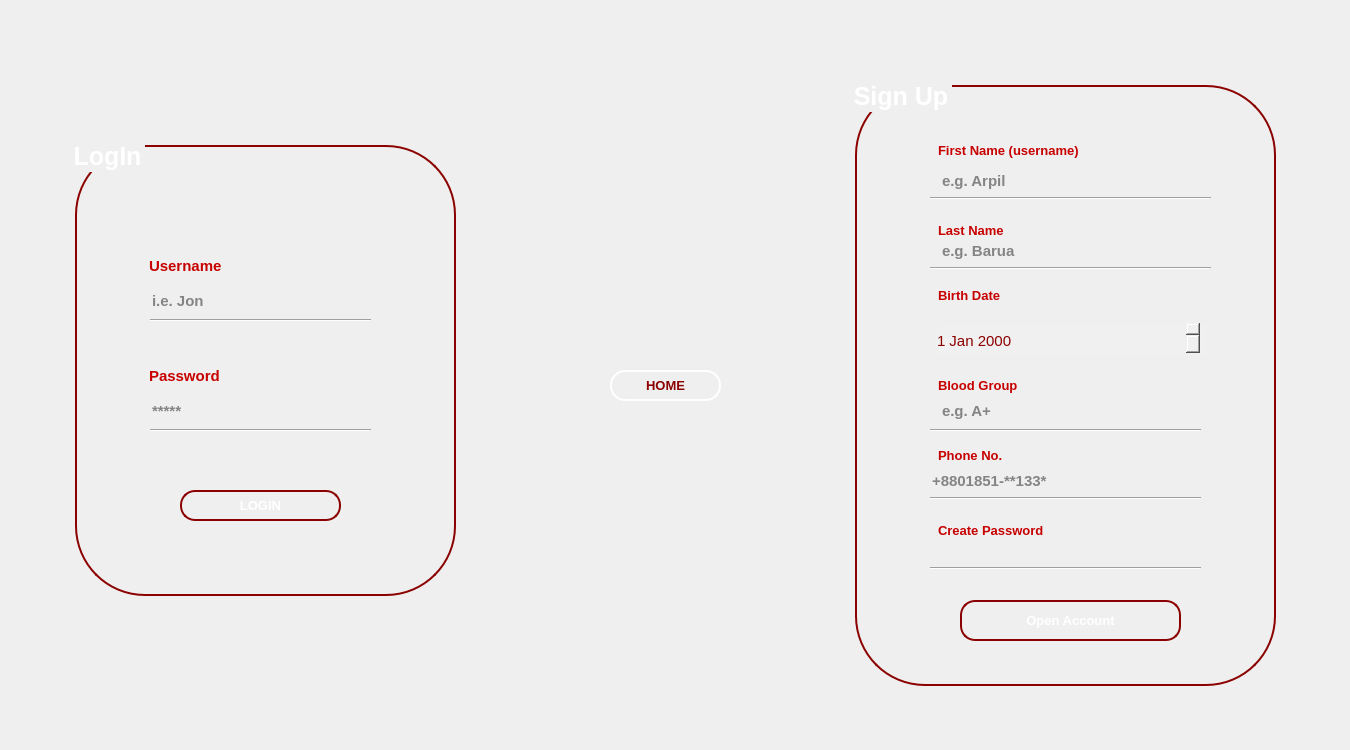
<?xml version="1.0" encoding="UTF-8"?>
<ui version="4.0">
 <class>MainWindow</class>
 <widget class="QMainWindow" name="MainWindow">
  <property name="geometry">
   <rect>
    <x>0</x>
    <y>0</y>
    <width>1350</width>
    <height>750</height>
   </rect>
  </property>
  <property name="windowTitle">
   <string>MainWindow</string>
  </property>
  <property name="styleSheet">
   <string notr="true">QDateEdit{
border:none;
border-radius:10px;
color:white;
background:#8b0000;
font-family: &quot;Roboto&quot;,sans-serif;

font-size:5px;
font-weight:lighter;

border-top-right-radius: 6px;
border-bottom-right-radius: 30px;

 font-size: 15px;

 text-align: center;

 margin: 5px;
 font-family: &quot;Roboto&quot;,sans-serif;
}

QGroupBox{
border:2px solid #8b0000;
border-radius:70px;
font-size: 15px;
color: white;
text-align: center;
font-weight: bold;
margin: 5px;
font-family: &quot;Roboto&quot;,sans-serif;
}


QLabel{
    font-size: 13px;
   color:#c70000;
    text-align: center;
    font-weight: 600;
    margin: 5px;
    
    font-family: &quot;Roboto&quot;,sans-serif;
}

QLineEdit{
outline: none;
   border:none;
font-family: &quot;Roboto&quot;,sans-serif;
color: #1a1a1a;
font-size:15px;
font-weight: 200;
font-weight:bold;
    padding:20px 10px;
    
    width: 20%;
    background: transparent;

}


QPushButton{
color:white;
font-weight:bold;
font-size:13px;
background-color:transparent;
border:2px solid #8b0000;
border-radius:15px;

}

QPushButton:hover{
color:white;
background:#8b0000;
border:2px solid white;
border-radius:15px;

}
</string>
  </property>
  <widget class="QWidget" name="centralwidget">
   <property name="styleSheet">
    <string notr="true">#centralwidget{
	border-image: url(:/images/login3.jpeg);
	background-size:cover;
}</string>
   </property>
   <widget class="QGroupBox" name="groupBox">
    <property name="geometry">
     <rect>
      <x>70</x>
      <y>140</y>
      <width>391</width>
      <height>461</height>
     </rect>
    </property>
    <property name="styleSheet">
     <string notr="true">#groupBox{
font-size:25px;
}</string>
    </property>
    <property name="title">
     <string>LogIn</string>
    </property>
    <widget class="QLineEdit" name="login_username">
     <property name="geometry">
      <rect>
       <x>70</x>
       <y>150</y>
       <width>221</width>
       <height>21</height>
      </rect>
     </property>
     <property name="placeholderText">
      <string>i.e. Jon</string>
     </property>
    </widget>
    <widget class="QLabel" name="label">
     <property name="geometry">
      <rect>
       <x>70</x>
       <y>110</y>
       <width>141</width>
       <height>31</height>
      </rect>
     </property>
     <property name="styleSheet">
      <string notr="true">#label{
font-size:15px;
}
</string>
     </property>
     <property name="text">
      <string>Username</string>
     </property>
    </widget>
    <widget class="Line" name="line">
     <property name="geometry">
      <rect>
       <x>80</x>
       <y>170</y>
       <width>221</width>
       <height>20</height>
      </rect>
     </property>
     <property name="orientation">
      <enum>Qt::Horizontal</enum>
     </property>
    </widget>
    <widget class="QLabel" name="label_2">
     <property name="geometry">
      <rect>
       <x>70</x>
       <y>220</y>
       <width>171</width>
       <height>31</height>
      </rect>
     </property>
     <property name="styleSheet">
      <string notr="true">#label_2{
font-size:15px;
}

</string>
     </property>
     <property name="text">
      <string>Password</string>
     </property>
    </widget>
    <widget class="QLineEdit" name="login_password">
     <property name="geometry">
      <rect>
       <x>70</x>
       <y>260</y>
       <width>271</width>
       <height>20</height>
      </rect>
     </property>
     <property name="echoMode">
      <enum>QLineEdit::Password</enum>
     </property>
     <property name="placeholderText">
      <string>*****</string>
     </property>
    </widget>
    <widget class="Line" name="line_2">
     <property name="geometry">
      <rect>
       <x>80</x>
       <y>280</y>
       <width>221</width>
       <height>20</height>
      </rect>
     </property>
     <property name="orientation">
      <enum>Qt::Horizontal</enum>
     </property>
    </widget>
    <widget class="QPushButton" name="pushButton_2">
     <property name="geometry">
      <rect>
       <x>110</x>
       <y>350</y>
       <width>161</width>
       <height>31</height>
      </rect>
     </property>
     <property name="styleSheet">
      <string notr="true"/>
     </property>
     <property name="text">
      <string>LOGIN</string>
     </property>
    </widget>
   </widget>
   <widget class="QGroupBox" name="groupBox_2">
    <property name="geometry">
     <rect>
      <x>850</x>
      <y>80</y>
      <width>431</width>
      <height>611</height>
     </rect>
    </property>
    <property name="styleSheet">
     <string notr="true">#groupBox_2{
font-size:25px;
}</string>
    </property>
    <property name="title">
     <string>Sign Up</string>
    </property>
    <widget class="QLineEdit" name="firstname_sign">
     <property name="geometry">
      <rect>
       <x>80</x>
       <y>90</y>
       <width>251</width>
       <height>21</height>
      </rect>
     </property>
     <property name="styleSheet">
      <string notr="true"/>
     </property>
     <property name="placeholderText">
      <string>e.g. Arpil</string>
     </property>
    </widget>
    <widget class="QLineEdit" name="lastname_sign">
     <property name="geometry">
      <rect>
       <x>80</x>
       <y>160</y>
       <width>231</width>
       <height>21</height>
      </rect>
     </property>
     <property name="placeholderText">
      <string>e.g. Barua</string>
     </property>
    </widget>
    <widget class="QLabel" name="label_3">
     <property name="geometry">
      <rect>
       <x>80</x>
       <y>50</y>
       <width>181</width>
       <height>41</height>
      </rect>
     </property>
     <property name="text">
      <string>First Name (username)</string>
     </property>
    </widget>
    <widget class="QLabel" name="label_4">
     <property name="geometry">
      <rect>
       <x>80</x>
       <y>140</y>
       <width>111</width>
       <height>20</height>
      </rect>
     </property>
     <property name="text">
      <string>Last Name</string>
     </property>
    </widget>
    <widget class="QLabel" name="label_5">
     <property name="geometry">
      <rect>
       <x>80</x>
       <y>200</y>
       <width>121</width>
       <height>31</height>
      </rect>
     </property>
     <property name="text">
      <string>Birth Date</string>
     </property>
    </widget>
    <widget class="QDateEdit" name="bdate_sign">
     <property name="geometry">
      <rect>
       <x>80</x>
       <y>240</y>
       <width>281</width>
       <height>41</height>
      </rect>
     </property>
     <property name="styleSheet">
      <string notr="true">background:#F0F0F0;
color:#8b0000;</string>
     </property>
    </widget>
    <widget class="QLabel" name="label_6">
     <property name="geometry">
      <rect>
       <x>80</x>
       <y>290</y>
       <width>121</width>
       <height>31</height>
      </rect>
     </property>
     <property name="styleSheet">
      <string notr="true"/>
     </property>
     <property name="text">
      <string>Blood Group</string>
     </property>
    </widget>
    <widget class="QLineEdit" name="blood_group_sign">
     <property name="geometry">
      <rect>
       <x>80</x>
       <y>320</y>
       <width>261</width>
       <height>20</height>
      </rect>
     </property>
     <property name="placeholderText">
      <string>e.g. A+</string>
     </property>
    </widget>
    <widget class="QLabel" name="label_7">
     <property name="geometry">
      <rect>
       <x>80</x>
       <y>360</y>
       <width>101</width>
       <height>31</height>
      </rect>
     </property>
     <property name="text">
      <string>Phone No.</string>
     </property>
    </widget>
    <widget class="QLineEdit" name="phone_sign">
     <property name="geometry">
      <rect>
       <x>70</x>
       <y>390</y>
       <width>291</width>
       <height>21</height>
      </rect>
     </property>
     <property name="placeholderText">
      <string>+8801851-**133*</string>
     </property>
    </widget>
    <widget class="QLabel" name="label_8">
     <property name="geometry">
      <rect>
       <x>80</x>
       <y>440</y>
       <width>181</width>
       <height>21</height>
      </rect>
     </property>
     <property name="text">
      <string>Create Password</string>
     </property>
    </widget>
    <widget class="Line" name="line_3">
     <property name="geometry">
      <rect>
       <x>80</x>
       <y>110</y>
       <width>281</width>
       <height>16</height>
      </rect>
     </property>
     <property name="orientation">
      <enum>Qt::Horizontal</enum>
     </property>
    </widget>
    <widget class="Line" name="line_4">
     <property name="geometry">
      <rect>
       <x>80</x>
       <y>180</y>
       <width>281</width>
       <height>16</height>
      </rect>
     </property>
     <property name="orientation">
      <enum>Qt::Horizontal</enum>
     </property>
    </widget>
    <widget class="Line" name="line_5">
     <property name="geometry">
      <rect>
       <x>80</x>
       <y>340</y>
       <width>271</width>
       <height>20</height>
      </rect>
     </property>
     <property name="styleSheet">
      <string notr="true"/>
     </property>
     <property name="orientation">
      <enum>Qt::Horizontal</enum>
     </property>
    </widget>
    <widget class="Line" name="line_6">
     <property name="geometry">
      <rect>
       <x>80</x>
       <y>410</y>
       <width>271</width>
       <height>16</height>
      </rect>
     </property>
     <property name="orientation">
      <enum>Qt::Horizontal</enum>
     </property>
    </widget>
    <widget class="QLineEdit" name="password_sign">
     <property name="geometry">
      <rect>
       <x>70</x>
       <y>460</y>
       <width>331</width>
       <height>21</height>
      </rect>
     </property>
     <property name="echoMode">
      <enum>QLineEdit::Password</enum>
     </property>
    </widget>
    <widget class="Line" name="line_7">
     <property name="geometry">
      <rect>
       <x>80</x>
       <y>480</y>
       <width>271</width>
       <height>16</height>
      </rect>
     </property>
     <property name="orientation">
      <enum>Qt::Horizontal</enum>
     </property>
    </widget>
    <widget class="QPushButton" name="pushButton">
     <property name="geometry">
      <rect>
       <x>110</x>
       <y>520</y>
       <width>221</width>
       <height>41</height>
      </rect>
     </property>
     <property name="styleSheet">
      <string notr="true"/>
     </property>
     <property name="text">
      <string>Open Account</string>
     </property>
    </widget>
   </widget>
   <widget class="QPushButton" name="pushButton_3">
    <property name="geometry">
     <rect>
      <x>610</x>
      <y>370</y>
      <width>111</width>
      <height>31</height>
     </rect>
    </property>
    <property name="styleSheet">
     <string notr="true">

QPushButton{
color:#8b0000;
font-weight:bold;
font-size:13px;
background-color:transparent;
border:2px solid white;
border-radius:15px;

}

QPushButton:hover{
color:white;
background:#8b0000;
border:2px solid white;
border-radius:15px;

}
</string>
    </property>
    <property name="text">
     <string>HOME</string>
    </property>
   </widget>
  </widget>
 </widget>
 <resources/>
 <connections/>
</ui>
